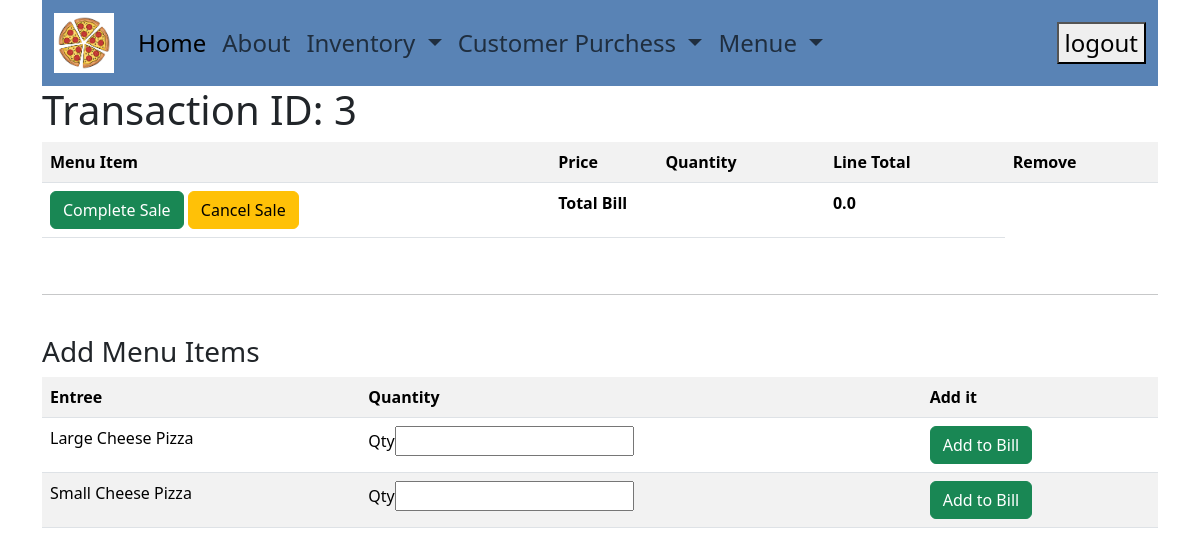
The app's page /pizzaman/sale (signed in) with its own data.
### pizzaman/models.py (models this page shows, shortened)
class Sales(models.Model):
    sale_status= (("open","o"), ("closed","c"), ("canceled","x"), ("didnt pay","r"))
    transaction_id =models.BigAutoField(primary_key=True)
    total_amount= models.FloatField(default = 0)
    created_dt =models.DateTimeField(default= datetime.now, db_index=True)
    status = models.CharField(max_length=20, choices= sale_status, db_index=True, default='o')
    def calculate_sale_total(self):
        tax_rate=.08
        line_items = self.saleslines_set.all()
        total=0
        for itm in line_items:
            total += itm.entree.price * itm.qty
        total = round(total * (1+ tax_rate ),2)
        return total

class MenueItem(models.Model):
    entree =models.CharField(primary_key =True, max_length=50)
    price =models.FloatField(null=False)
    created_by =models.ForeignKey(settings.AUTH_USER_MODEL, on_delete = models.SET_NULL, null=True)

### pizzaman/views.py (the view)
# urls.py: path("sale", sale_view, name='sale_add'),
@login_required()
def sale_view(request):
    curent_sale = Sales.objects.filter(status='o').first()
    if not curent_sale  :
        curent_sale= Sales()
        curent_sale.save()
    menu=list(MenueItem.objects.all())
    context={'sales':curent_sale, "entrees":list(curent_sale.saleslines_set.all()), 'menu':menu}
    return render(request, template_name="pizzaman/sale.html", context=context)

### pizzaman/templates/pizzaman/sale.html (shortened to what this page needs)
{% extends 'pizzaman/base.html' %}
{% block body %}
<h1>Transaction ID: {{sales.transaction_id}}</h1>
<table class="table table-striped">
<tr>
    <th>Menu Item</th>
    <th>Price</th>
    <th>Quantity</th>
    <th>Line Total</th>
    <th>Remove</th>
</tr>
<tr>
    <td><a href="{% url 'complete_sale' sales.transaction_id %}" class="btn btn-success">Complete Sale</a>
        <a href="{% url 'cancel_sale' sales.transaction_id %}" class="btn btn-warning">Cancel Sale</a></td>
    <th colspan="2">Total Bill</th> <th> {{ sales.calculate_sale_total }}</th>
</tr>
</table>
<br><hr><br>
<h3>Add Menu Items</h3>
<table class="table table-striped" >
    <tr>
        <th>Entree</th>
        <th>Quantity</th>
        <th> Add it</th>
    </tr>
    {% for entre in menu %}
    <tr>
        <form action="{% url 'sale_add_item' %}" method="POST">
        <td> <label>{{ entre.entree }}</label> </td>
        <td> <label>Qty<input type="number" name="qty"></label> </td>
        <td>  <input type="submit" value="Add to Bill" class="btn btn-success"> </td>
        </form>
    </tr>
    {% endfor %}
</table>
{% endblock %}

### records on screen
Sales: transaction_id "3", calculate_sale_total "0.0"
MenueItem: entree "Large Cheese Pizza"
MenueItem: entree "Small Cheese Pizza"
